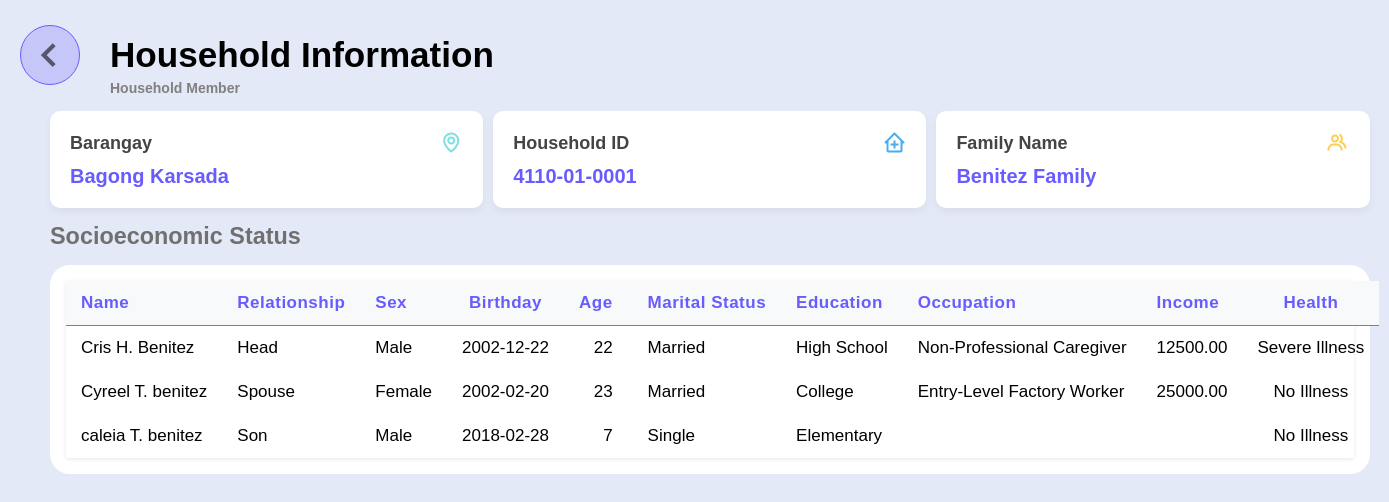
The page /php/household.php?householdID=4110-01-0001 (signed in) on the database its author committed.
### tables this page shows
CREATE TABLE `household` (
  `householdID` varchar(20) NOT NULL,
  `barangayID` varchar(20) NOT NULL,
  `barangayName` varchar(255) NOT NULL,
  `householdname` varchar(255) NOT NULL,
  `totalMembers` int(11) DEFAULT 0,
  `sesScore` decimal(10,2) DEFAULT NULL
);

CREATE TABLE `beneficiaries` (
  `memberID` varchar(20) NOT NULL,
  `householdID` varchar(20) NOT NULL,
  `relationship` enum('Head','Spouse','Son','Daughter') NOT NULL,
  `fname` varchar(100) NOT NULL,
  `mname` varchar(255) DEFAULT NULL,
  `lname` varchar(100) NOT NULL,
  `sex` enum('Male','Female') NOT NULL,
  `bday` date NOT NULL,
  `age` int(11) NOT NULL,
  `marital_status` enum('Single','Married','Divorced','Widowed','Separated') DEFAULT NULL,
  `education` enum('No Education','Elementary','High School','College') NOT NULL,
  `occupation` varchar(255) DEFAULT NULL,
  `income` decimal(10,2) DEFAULT NULL,
  `health` varchar(255) DEFAULT NULL,
  `status` varchar(100) NOT NULL DEFAULT 'Active'
);

### php/household.php (the view, shortened to what this page needs)
<?php
include 'config.php';
$householdID = $_GET['householdID'];
$stmtBarangayId = $conn->prepare("SELECT householdID FROM beneficiaries WHERE householdID = ? LIMIT 1");
$stmtBarangayId->bind_param("s", $householdID);
$stmtBarangayId->execute();
$resultBarangayId = $stmtBarangayId->get_result();
if ($resultBarangayId->num_rows > 0) {
    $stmtBarangay = $conn->prepare("SELECT barangayName FROM household WHERE householdID = ? LIMIT 1");
    $stmtBarangay->bind_param("s", $householdID);
    $stmtBarangay->execute();
    $resultBarangay = $stmtBarangay->get_result();
    if ($resultBarangay->num_rows > 0) {
        $rowBarangay = $resultBarangay->fetch_assoc();
        $barangayName = $rowBarangay['barangayName'];
    } else {
        $barangayName = "Unknown Barangay";
    }
} else {
    $barangayId = null;
    $barangayName = "Barangay not found";
}
$stmt = $conn->prepare("
    SELECT fname, mname, lname, relationship, sex, bday, age, marital_status, education, occupation, income, health, status
    FROM beneficiaries
    WHERE householdID = ?
    ORDER BY FIELD(relationship, 'Head', 'Spouse', 'Son', 'Daughter'), lname
");
$stmt->bind_param("s", $householdID);
$stmt->execute();
$result = $stmt->get_result();
?>
<!DOCTYPE html>
<html>
<head>
    <link rel="stylesheet" href="../css/household.css">
    <link href="https://unpkg.com/boxicons@2.1.4/css/boxicons.min.css" rel="stylesheet">
</head>
<body>
    <div class="text">
        <div class="back-btn">
            <a href="barangaylist.php" class="btn-back"><i class='bx bx-chevron-left'></i> </a>
        </div>
        <div class="title-container">
            <h3>Household Information</h3>
            <span class="profession">
                Household Member
            </span>
        </div>
    </div>
    <div class="container1">
        <div class="card1">
            <h3>Barangay <i class='bx bx-map'></i></h3>
            <p id="totalHousehold"><?= htmlspecialchars($barangayName) ?>
            </p>
        </div>
        <div class="card1">
            <h3>Household ID<i class='bx bx-clinic'></i></h3>
            <p id="totalHousehold"><?= htmlspecialchars($householdID) ?></p>
        </div>
        <div class="card1">
            <h3>Family Name<i class='bx bx-group'></i></h3>
            <?php
            $stmtFamilyName = $conn->prepare("SELECT lname FROM beneficiaries WHERE householdID = ? AND relationship = 'Head' LIMIT 1");
            $stmtFamilyName->bind_param("s", $householdID);
            $stmtFamilyName->execute();
            $resultFamilyName = $stmtFamilyName->get_result();
            $familyName = "Unknown";
            if ($resultFamilyName->num_rows > 0) {
                $rowFamilyName = $resultFamilyName->fetch_assoc();
                $familyName = $rowFamilyName['lname'];
            }
            ?>
            <p id="totalHousehold"><?= htmlspecialchars($familyName) ?> Family</p>
        </div>
    </div>
    <div class="category-continer">
        <h3>Socioeconomic Status</h3>
    </div>
    <div class="container">
        <div class="table-container">
            <div class="content-table">
                <?php if ($result->num_rows > 0): ?>
                    <table>
                        <thead>
                            <tr>
                                <th>Name</th>
                                <th>Relationship</th>
                                <th>Sex</th>
                                <th>Birthday</th>
                                <th>Age</th>
                                <th>Marital Status</th>
                                <th>Education</th>
                                <th>Occupation</th>
                                <th>Income</th>
                                <th>Health</th>
                            </tr>
                        </thead>
                        <tbody>
                            <?php
                            while ($row = $result->fetch_assoc()):
                                $middleInitial = $row['mname'] ? substr($row['mname'], 0, 1) . '.' : '';
                                $fullName = htmlspecialchars($row['fname']) . ' ' . htmlspecialchars($middleInitial) . ' ' . htmlspecialchars($row['lname']);
                            ?>
                                <tr>
                                    <td><?= $fullName ?></td>
                                    <td><?= htmlspecialchars($row['relationship']) ?></td>
                                    <td><?= htmlspecialchars($row['sex']) ?></td>
                                    <td><?= htmlspecialchars($row['bday']) ?></td>
                                    <td><?= htmlspecialchars($row['age']) ?></td>
                                    <td><?= htmlspecialchars($row['marital_status']) ?></td>
                                    <td><?= htmlspecialchars($row['education']) ?></td>
                                    <td><?= htmlspecialchars($row['occupation']) ?></td>
                                    <td><?= htmlspecialchars($row['income']) ?></td>
                                    <td><?= htmlspecialchars($row['health']) ?></td>
                                </tr>
                            <?php endwhile; ?>
                        </tbody>
                    </table>
                <?php else: ?>
                    <p>No members found for this household.</p>
                <?php endif; ?>
            </div>
        </div>
    </div>
</body>
</html>

### css/household.css (style rules this page uses)
* { margin: 0; padding: 0; box-sizing: border-box; font-family: 'Poppins', sans-serif; }
:root { --body-color: #E4E9F7; --sidebar-color: #FFF; --primary-color: #695CFE; --primary-color-light: #F6F5FF; --toggle-color: #DDD; --text-color: #707070; --tran-03: all 0.2s ease; --tran-04: all 0.3s ease; --tran-05: all 0.3s ease; }
body { min-height: 100vh; background-color: var(--body-color); transition: var(--tran-05); }
.category-continer { width: 95%; margin: 15px 0px 15px 50px; font-size: 20px; font-weight: 500; color: var(--text-color); }
.container { display: flex; flex-direction: column; border-radius: 20px; position: relative; padding: 1rem; margin-left: 50px; width: 95%; background-color: white; }
.back-btn { display: flex; align-items: start; justify-content: start; top: 0; left: 0; height: 10%; width: 80px; z-index: 100; border-radius: 20px; margin: 10px 0px 10px 20px; }
.btn-back { border: 1px solid #695CFE; display: flex; align-items: center; justify-content: center; width: 75%; height: 60px; padding: 8px 16px; background-color: #695cfe3f; color: #00000091; text-decoration: none; border-radius: 123%; font-weight: bold; font-size: 50px; transition: .3s; }
.container1 { gap: 10px; display: flex; flex-direction: row; justify-content: space-around; align-items: stretch; width: 95%; margin-left: 50px; }
.card1 { flex: 1; min-width: 200px; padding: 20px; border-radius: 10px; background-color: #ffffff; box-shadow: 0 4px 8px rgba(0, 0, 0, 0.05); text-align: left; color: #333; }
.card1 h3 { margin: 0 0 10px 0; font-size: 16px; color: #444; display: flex; justify-content: space-between; align-items: center; }
.card1 h3 i { font-size: 24px; color: #695CFE; }
.container1 h3 { font-size: 18px; margin-bottom: 10px; color: #444; }
p { font-size: 20px; font-weight: bold; color: #695CFE; }
.card1:nth-child(1) h3 i { color: rgba(113, 219, 219, .9); }
.card1:nth-child(2) h3 i { color: rgba(54, 162, 235, .9); }
.card1:nth-child(3) h3 i { color: rgba(255, 206, 86, 1); }
.text { display: flex; flex-direction: row; gap: 10px; font-size: 30px; color: var(--text-color); padding-top: 15px; }
.text h3 { color: black; }
.title-container { padding-top: 20px; }
.profession { font-size: 14px; display: block; color: gray; margin-bottom: 15px; margin-top: 5px; font-weight: 600; }
.table-container { box-shadow: 0 1px 4px rgba(0, 0, 0, 0.1); width: 100%; }
.content-table { border-radius: 100%; }
.content-table table { width: 100%; border-collapse: collapse; }
.content-table th, .content-table td { padding: 12px 15px; text-align: left; font-size: 17px; vertical-align: middle; white-space: nowrap; }
.content-table th { background-color: #f8f9fa; color: #695CFE; font-weight: 600; font-size: 17px; letter-spacing: 0.5px; border-bottom: 1px gray solid !important; }
.content-table th:nth-child(4), .content-table td:nth-child(4) { text-align: center; }
.content-table th:nth-child(5), .content-table td:nth-child(5) { text-align: right; padding-right: 20px; }
.content-table th:last-child, .content-table td:last-child { text-align: center; }

### rows shown on the page
household: barangayName "Bagong Karsada"
beneficiaries: lname "Benitez", fullName "Cris H. Benitez", relationship "Head", sex "Male", bday "2002-12-22", age "22", marital_status "Married", education "High School", occupation "Non-Professional Caregiver", income "12500.00", health "Severe Illness"
beneficiaries: fullName "Cyreel T. benitez", relationship "Spouse", sex "Female", bday "2002-02-20", age "23", marital_status "Married", education "College", occupation "Entry-Level Factory Worker", income "25000.00", health "No Illness"
beneficiaries: fullName "caleia T. benitez", relationship "Son", sex "Male", bday "2018-02-28", age "7", marital_status "Single", education "Elementary", health "No Illness"

### other values the page prints
$householdID "4110-01-0001"
